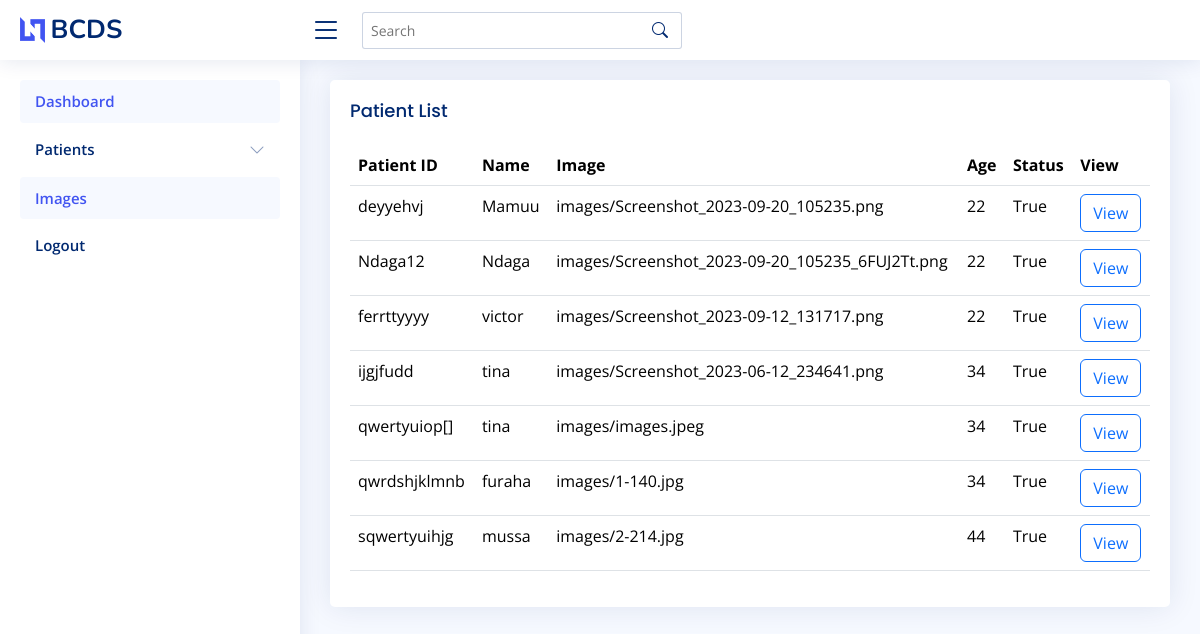
/patient_list/, run on the app's committed database.
### breast/models.py (models this page shows, shortened)
class Patient(models.Model):
    GENDER_CHOICES = [
        ('M', 'Male'),
        ('F', 'Female'),
    ]
    STATUS_CHOICES = [
        (True, 'Cancer'),
        (False, 'Normal'),
    ]
    patient_id = models.CharField(max_length=12, primary_key=True)
    name = models.CharField(max_length=25)
    age = models.PositiveIntegerField()
    gender = models.CharField(max_length=5, choices=GENDER_CHOICES)
    image = models.FileField(upload_to='images/')
    status = models.BooleanField(choices=STATUS_CHOICES)

### breast/views.py (the view)
# urls.py: path("patient_list/", PatientListView.as_view(), name="patient_list"),
class PatientListView(ListView):
    template_name = "patient_list.html"
    model = Patient

### templates/patient_list.html (shortened to what this page needs)
{% extends "header.html" %}
{% block main %}
<main id="main" class="main">
  <section class="section">
    <div class="row">
      <div class="col-lg-12">
        <div class="card">
          <div class="card-body">
            <h5 class="card-title">Patient List</h5>
            <table class="table datatable">
              <thead>
                <tr>
                  <th>Patient ID</th>
                  <th>Name</th>
                  <th>Image</th>
                  <th>Age</th>
                  <th>Status</th>
                  <th>View</th>
                </tr>
              </thead>
              <tbody>
                {% for patient in patient_list %}
              <tr>
                <td>{{patient.patient_id}}</td>
                <td>{{patient.name}}</td>
                <td>{{patient.image}}</td>
                <td>{{patient.age}}</td>
                <td>{{patient.status}}</td>
              <td>
                <button type="button" class="btn btn-outline-primary" onclick="window.location.href='{% url "report" %}'">
                  View
                </button>
              </td>
              </tr>
              {% endfor %}
            </tbody>
            </table>
          </div>
        </div>
      </div>
    </div>
  </section>
</main>
{% endblock main %}

### static/assets/css/style.css (style rules this page uses)
:root { scroll-behavior: smooth; }
body { font-family: "Open Sans", sans-serif; background: #f6f9ff; color: #444444; }
h1, h2, h3, h4, h5, h6 { font-family: "Nunito", sans-serif; }
#main { margin-top: 60px; padding: 20px 30px; transition: all 0.3s; }
.card { margin-bottom: 30px; border: none; border-radius: 5px; box-shadow: 0px 0 30px rgba(1, 41, 112, 0.1); }
.card-title { padding: 20px 0 15px 0; font-size: 18px; font-weight: 500; color: #012970; font-family: "Poppins", sans-serif; }
.card-body { padding: 0 20px 20px 20px; }
@media (min-width: 1200px) { #main, #footer { margin-left: 300px; } }

### data on the page
Patient: patient_id "deyyehvj", name "Mamuu", image "images/Screenshot_2023-09-20_105235.png", age "22", status "True"
Patient: patient_id "Ndaga12", name "Ndaga", image "images/Screenshot_2023-09-20_105235_6FUJ2Tt.png", age "22", status "True"
Patient: patient_id "ferrttyyyy", name "victor", image "images/Screenshot_2023-09-12_131717.png", age "22", status "True"
Patient: patient_id "ijgjfudd", name "tina", image "images/Screenshot_2023-06-12_234641.png", age "34", status "True"
Patient: patient_id "qwertyuiop[]", name "tina", image "images/images.jpeg", age "34", status "True"
Patient: patient_id "qwrdshjklmnb", name "furaha", image "images/1-140.jpg", age "34", status "True"
Patient: patient_id "sqwertyuihjg", name "mussa", image "images/2-214.jpg", age "44", status "True"
